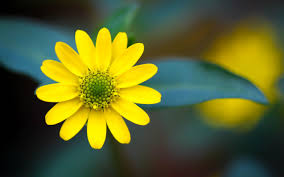
#> input picture Flower.jpg, 284 x 177 px, given in place of the camera
$ python 'Cartoonising Live Stream.py'
#> lines starting #> are read from the running program, lines starting #| are printed output that depends on the picture; after the words box and inside, x2 and y2 are one past the last pixel; in counts of white or black regions, pixels touching at a corner belong together
import cv2
import numpy as np

def f(x):
    pass
vid=cv2.VideoCapture(0) #Capturing live Video

#Trackbars
cv2.namedWindow('Trackbar')

cv2.createTrackbar('diameter', 'Trackbar', 15,255,f)
cv2.createTrackbar('sigma color', 'Trackbar', 69,255,f)
cv2.createTrackbar('sigma space', 'Trackbar', 103,255,f)
cv2.createTrackbar('edge control', 'Trackbar', 4,150,f)

while True:
    _,img=vid.read()
#> img is the input picture: shape (177, 284, 3); mean B, G, R 41.4, 98.2, 90.8
    img_gray=cv2.cvtColor(img,cv2.COLOR_BGR2GRAY)
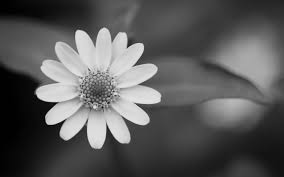
#> img_gray: shape (177, 284); min 0, max 230, mean 89.5
    #cv2.imshow('img',img)

#Controlling parameters of blurring
    dia = cv2.getTrackbarPos('diameter', 'Trackbar')
    s_color = cv2.getTrackbarPos('sigma color', 'Trackbar')
    s_space = cv2.getTrackbarPos('sigma space', 'Trackbar')
    blur2 = cv2.medianBlur(img, 5)
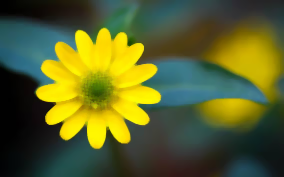
#> blur2: shape (177, 284, 3); mean B, G, R 40.8, 98.4, 91.2
    blur2=cv2.bilateralFilter(blur2, dia, s_color, s_space)
    gaussian_mask = cv2.GaussianBlur(blur2, (11,11), 2)
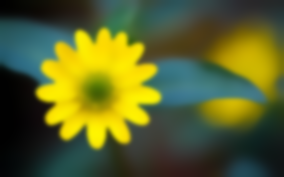
#> gaussian_mask: shape (177, 284, 3); mean B, G, R 40.8, 98.5, 91.3
    blur2 = cv2.addWeighted(blur2, 1.5, gaussian_mask, -0.5, 0)
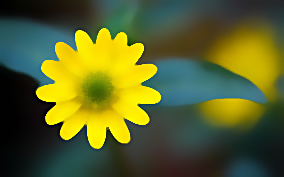
#> blur2: shape (177, 284, 3); mean B, G, R 40.9, 98.4, 90.8

    #cv2.imshow('blur', blur2)
    edge_c = cv2.getTrackbarPos('edge control', 'Trackbar')
    edges=cv2.adaptiveThreshold(img_gray,255,cv2.ADAPTIVE_THRESH_MEAN_C,cv2.THRESH_BINARY,2*edge_c+1,2*edge_c+1)
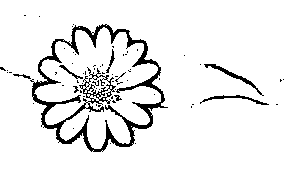
#> edges: shape (177, 284); 92.2% white; 67 black regions (59 under 20 px), largest, box (x1, y1, x2, y2) and area: (30, 24, 168, 152) 3178, (204, 64, 264, 96) 218, (200, 95, 269, 105) 166
    edges = cv2.cvtColor(edges, cv2.COLOR_GRAY2BGR)
    cartoon=cv2.bitwise_and(blur2,edges)
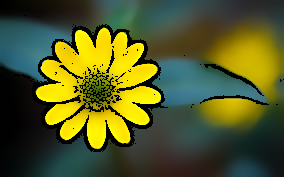
#> cartoon: shape (177, 284, 3); mean B, G, R 37, 90.5, 84.3

    cv2.imshow('cartoon', cartoon)

    if cv2.waitKey(1)==ord('q'):
#> (key q is pressed here)
        break
cv2.destroyAllWindows
